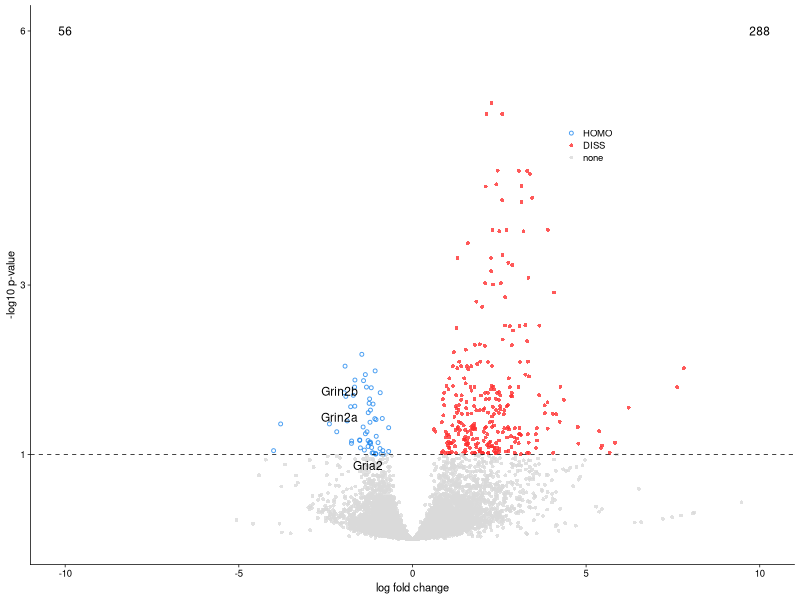
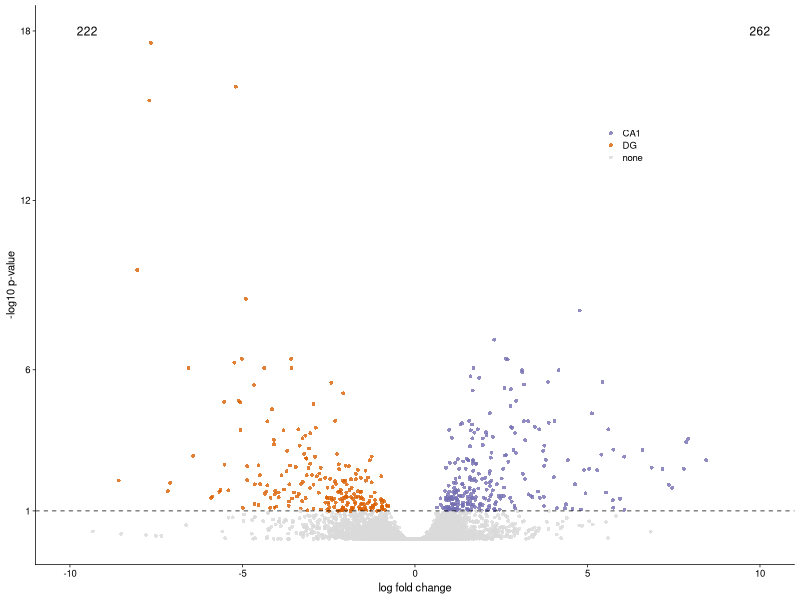
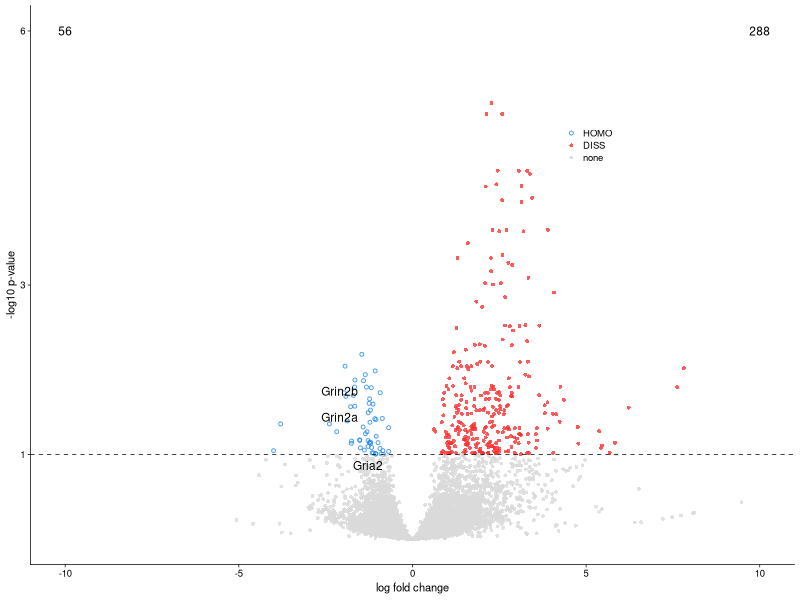
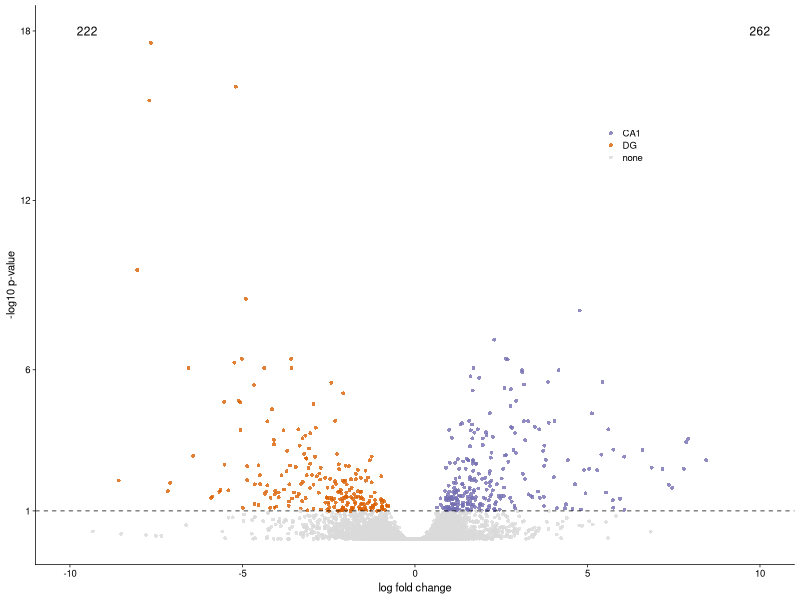

Generate these figures, in order, with R:
## ---- chunk 1
library(ggplot2)
library(cowplot)
library(dplyr)
library(ggrepel)
library(tidyverse)
#install.packages("ggrepel")
# set output file for figures 
knitr::opts_chunk$set(fig.path = '../figures/02_volcanoplots/')
## ---- chunk 2
# dissocation DEGes
dissociation <- read.csv("../results/01_dissociation_volcanoTreatment.csv", header = T, row.names = 1)

#set levels
dissociation$color <- factor(dissociation$color,
                             levels = c("HOMO", "DISS", "none"))

#set colors
dissociationcolor <-  c("HOMO" = "dodgerblue2", "DISS" = "firebrick1", "none" = "#d9d9d9")

# create list of candidate learning and memory genes
candidates <- dissociation %>%
  dplyr::filter(grepl('Ncs|Nsf|Gria|Grin|Grim|Dlg|Prkc|Camk2|Fmr1|Creb', gene)) %>%
  droplevels()
candidates <- candidates[,c(1)]
candidates

# subfield specific degs
subfield <- read.csv("../results/01_dissociation_volcanoCA1DG.csv", header = T, row.names = 1)

## ---- chunk 3
volcanoplot <- ggplot(dissociation, aes(x = lfc, y = pvalue)) + 
  geom_point(aes(color = factor(color), shape = factor(color)), 
             size = 1, alpha = 0.8, na.rm = T) + 
  theme_cowplot(font_size = 8, line_size = 0.25) +
    theme( legend.title = element_blank(),
        legend.position=c(.7,.75),
        panel.grid.minor=element_blank(),
        panel.grid.major=element_blank()) +
  scale_color_manual(values = dissociationcolor) +
  scale_x_continuous(name="log fold change",
                      limits = c(-10, 10)) +
  scale_y_continuous(name="-log10 p-value",
                     limits = c(0, 6),
                     breaks = c(1,3,6)) +
  geom_hline(yintercept = 1,  size = 0.25, linetype = 2 ) + 
  scale_shape_manual(values = c(1,16,16))  +
    
    geom_text_repel(data=filter(dissociation, gene %in% candidates & pvalue>1),
                    aes(label=gene), size = 3,
                    box.padding = unit(0.25, 'lines'),
                    point.padding = unit(0.5, 'lines'))  +
  
    annotate("text", label = "56", x = -10, y = 6, size = 3, color = "black") + 
    annotate("text", label = "288", x = 10, y = 6, size = 3, color = "black")
volcanoplot  

  
pdf(file = "../figures/02_volcanoplots/Treatment_volcano.pdf", width=2.5, height=2.25)
plot(volcanoplot)
dev.off()
## ---- chunk 4
volcanoplot2 <- ggplot(subfield, aes(x = lfc, y = pvalue)) + 
  geom_point(aes(color = factor(color), shape = factor(color)), 
             size = 1, alpha = 0.8, na.rm = T) + 
  theme_cowplot(font_size = 8, line_size = 0.25) +
  theme(legend.title=element_blank(),
        legend.position=c(.75,.75),
        panel.grid.minor=element_blank(),
        panel.grid.major=element_blank()) + 
  scale_color_manual(values = c("CA1" = "#7570b3",
                                "DG" = "#d95f02", 
                                "none" = "#d9d9d9")) +   
  scale_x_continuous(name="log fold change",
                     limits = c(-10, 10)) +
  scale_y_continuous(name="-log10 p-value",
                     limits = c(0, 18),
                     breaks = c(1,6,12,18)) +
  geom_hline(yintercept = 1,  size = 0.25, linetype = 2 ) + 
  scale_shape_manual(values = c(16,16,16)) +
  
      annotate("text", label = "222", x = -9.5, y = 18, size = 3, color = "black") + 
    annotate("text", label = "262", x = 10, y = 18, size = 3, color = "black")
volcanoplot2 

pdf(file = "../figures/02_volcanoplots/CA1DG_volcano.pdf", width=2.5, height=2.25)
plot(volcanoplot2)
dev.off()

